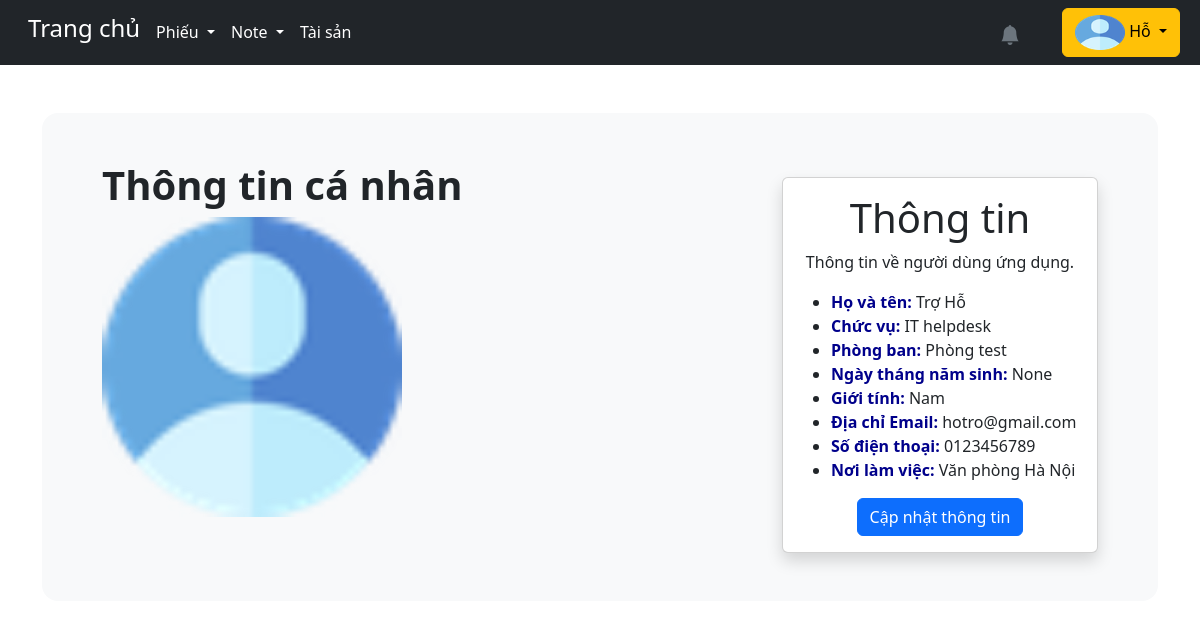
The page /accounts/view_profile/ (signed in) on the database its author committed.
### accounts/models.py (models this page shows, shortened)
class User(AbstractUser):
    is_customer = models.BooleanField(default=False)
    is_engineer = models.BooleanField(default=False)
    email = models.EmailField(unique=False)
    username = models.CharField(max_length=1000, unique=True)
    first_name = models.CharField(max_length=20, default='')
    last_name = models.CharField(max_length=100, default='')
    avatar = ProcessedImageField(upload_to=user_directory_path,
                                 processors=[ResizeToFill(500, 500)],
                                 format='PNG',  # Đổi từ JPEG sang PNG
                                 options={'quality': 90},
                                 default='avatars/avt.jpg',
                                 blank=True,
                                 null=True)
    avatar_small = ImageSpecField(source='avatar',
                                  processors=[ResizeToFill(100, 100)],
                                  format='PNG',
                                  options={'quality': 50})
    avatar_medium = ImageSpecField(source='avatar',
                                   processors=[ResizeToFill(500, 500)],
                                   format='PNG',
                                   options={'quality': 90})
    school = models.CharField(max_length=200, null=True)
    PLACES_CHOICES = (
        ('Ban lãnh đạo','Ban lãnh đạo'),
        ('Phòng mầm non 1', 'Phòng mầm non 1'),
        ('Phòng mầm non 2', 'Phòng mầm non 2'),
        ('Phòng mầm non 3', 'Phòng mầm non 3'),
        ('Phòng tiểu học', 'Phòng tiểu học'),
        ('Phòng hành chính', 'Phòng hành chính'),
        ('Ban kiểm soát', 'Ban kiểm soát'),
        ('Phòng kế toán', 'Phòng kế toán'),
        ('Phòng kinh doanh marketing', 'Phòng kinh doanh marketing'),
        ('Phòng nhân sự', 'Phòng nhân sự'),
        ('Học viện Enspire Láng Hạ','Học viện Enspire Láng Hạ'),
        ('Enspire Hải Phòng', 'Enspire Hải Phòng'),
        ('Phòng công nghệ', 'Phòng công nghệ'),
        ('Phòng R&D mầm non', 'Phòng R&D mầm non'),
    )
    work_place = models.CharField(max_length=50, default='', blank=True, null=True)
    date_of_birth = models.DateField(null=True, blank=True)
    phone_regex = RegexValidator (regex=r'^\+?1?\d{9,15}$', message="Lỗi, hãy nhập lại!")
    phone = models.CharField(validators=[phone_regex], max_length=10, blank=True)
    GENDER_CHOICES = (
        ('Nam', 'Male'),
        ('Nữ', 'Female'),
        ('Khác', 'Other'),
    )
    gender = models.CharField(max_length=4, choices=GENDER_CHOICES, blank=True, null=True)
    title = models.CharField(max_length=1000, default='')

### accounts/views.py (the view, shortened to what this page needs)
# urls.py: path('view_profile/', views.view_profile, name='view_profile'),
@login_required
def view_profile(request):
    user = request.user
    return render(request, 'accounts/view_profile.html', {'user': user})

### templates/accounts/view_profile.html (shortened to what this page needs)
{% extends "base.html" %}
{% load static %}
{% load widget_tweaks %}
{% block content %}
<link href="{% static 'css/lightbox.min.css' %}" rel="stylesheet" />
    <div id="content" style="display:none;">
<div class="container-fluid">
    <div class="row p-5 mb-4 bg-light rounded-4">
        <div class="col-md-8">
            <div class="py-8">
                <h1 class="display-6 fw-bold">Thông tin cá nhân</h1>
            </div>
<div class = 'col-md-6'>
            <p>
		<a href="{% if user.avatar_medium %}{{ user.avatar_medium.url }}{% else %}{% static 'media/avatars/avt.jpg' %}{% endif %}" data-lightbox="profile-image" data-title="{{user.last_name}} {{user.first_name}}">
                <img src="{% if user.avatar_medium %}{{ user.avatar_medium.url }}{% else %}{% static 'media/avatars/avt.jpg' %}{% endif %}" class="profile-image img-fluid" alt="avatar"></a>
	   </p>
</div>
        </div>
        <div class="col-md-4 col-sm-12 order-md-1 order-12">
            <div class="card shadow">
                <div class="card-body">
                    <div class="py-6">
                        <center><h2 class="display-6">Thông tin</h2>
                        <p>Thông tin về người dùng ứng dụng.</p></center>
                        <ul class="icon-list">
                            <li><b><a style="color:darkblue;">Họ và tên:</a></b> {{user.last_name}} {{user.first_name}}</li>
                            <li><b><a style="color:darkblue;">Chức vụ:</a></b> {{user.title}}</li>
                            <li><b><a style="color:darkblue;">Phòng ban:</a></b> {{user.work_place}}</li>
                            <li><b><a style="color:darkblue;">Ngày tháng năm sinh:</a></b> {{user.date_of_birth}}</li>
                            <li><b><a style="color:darkblue;">Giới tính:</a></b> {{user.gender}}</li>
                            <li><b><a style="color:darkblue;">Địa chỉ Email:</a></b> {{user.email}}</li>
                            <li><b><a style="color:darkblue;">Số điện thoại:</a></b> {{user.phone}}</li>
                            <li><b><a style="color:darkblue;">Nơi làm việc:</a></b> {{user.school}}</li>
                        </ul>
                        <center><a class="btn btn-primary" href="{% url 'update_profile' %}">Cập nhật thông tin</a></center>
                    </div>
                </div>
            </div>
        </div>
    </div>
</div>
{% endblock content %}

### templates/base.html (shortened to what this page needs)
<!DOCTYPE html>
<html lang="vi">
{% load static %}
{% load widget_tweaks %}
<head>
{% load bootstrap_icons %}
<link rel="stylesheet" href="https://cdn.jsdelivr.net/npm/bootstrap-icons@1.2.1/font/bootstrap-icons.css">
<link rel="stylesheet" href="{% static 'bootstrap_icons/css/bootstrap_icons.css' %}">
<link href="https://cdn.jsdelivr.net/npm/bootstrap@5.3.2/dist/css/bootstrap.min.css" rel="stylesheet">
<link rel="stylesheet" type="text/css" href="https://cdnjs.cloudflare.com/ajax/libs/toastr.js/latest/css/toastr.min.css">
</head>
<body>
    <nav class="navbar navbar-expand-lg navbar-dark sticky-top bg-dark">
	<div class=" d-flex align-items-left">
        <div class="container-fluid">
	<div class="d-flex align-items-center">
            <div class="collapse navbar-collapse" id="navbarSupportedContent">
                {% if request.user.is_customer %}
		&emsp;<strong><h4><a class="nav-link active" aria-current="page" href="/" style="color: white;">Trang chủ</a></h4></strong>
                &emsp;<div class="nav-item dropdown"><a class="nav-link active dropdown-toggle" href="#" id="navbarDropdown" role="button"
                    data-bs-toggle="dropdown" aria-expanded="false" style="color: white;">
                        Phiếu
                    </a>
                    <ul class="dropdown-menu" aria-labelledby="navbarDropdown">
                        <li><a class="btn dropdown-item" href="{% url 'create_ticket' %}">Tạo phiếu</a></li>
                        <li><a class="btn dropdown-item" href="{% url 'customer_active_tickets' %}">Phiếu chờ xử lý</a></li>
                        <li><a class="btn dropdown-item" href="{% url 'customer_resolved_tickets' %}">Phiếu đã xử lý</a></li>
                        <li><a class="btn dropdown-item" href="{% url 'customer_view_tickets' %}">Tất cả phiếu</a></li>
                    </ul>
                    </div>
                    {% elif request.user.is_engineer %}
		    &emsp;<strong><h4><a class="nav-link active" aria-current="page" href="/" style="color: white;">Trang chủ</a></h4></strong>
                    &emsp;<div class="nav-item dropdown"><a class="nav-link active dropdown-toggle" href="#" id="navbarDropdown" role="button"
                        data-bs-toggle="dropdown" aria-expanded="false" style="color: white;">
                            Phiếu
                        </a>
                        </div>
                    {% endif %}
                 &emsp;<div class="nav-item dropdown"><a class="nav-link active dropdown-toggle" href="#" id="navbarDropdown" role="button"
                    data-bs-toggle="dropdown" aria-expanded="false" style="color: white;">
                        Note
                    </a>
                </div>
                 &emsp;<a class="nav-link active" aria-current="page" href="{% url 'view_department' %}" style="color: white;">Tài sản</a>
            </div>
        </div>
</div>
</div>
                <div class="ms-auto d-flex align-items-center" style="margin-right: 15px;">
                    <div id="notification-container">
                        <button class="btn btn-warning position-relative" id="bellIcon" onclick="toggleNotificationDropdown(event)" style="background: none; border: none; color: #6c757d; padding: 8px 12px;">
                            <i class="bi bi-bell-fill fs-5"></i>
                        </button>
                    </div>
                </div>
                    <button type="button" class="btn btn-warning dropdown-toggle text-wrap-button" style='max-width:150px; max-height: 50px; margin-right: 20px;' data-bs-toggle="dropdown" data-bs-display="static" aria-expanded="false">
                            <img src="{% if request.user.avatar %}{{ request.user.avatar.url }}{% else %}{% static 'media/avatars/avt.jpg' %}{% endif %}" class="avatar" alt="avatar">
                            <span class="user-name">{{request.user.first_name}}</span>
                        </button>
    </nav>
<div class="container mt-5">
    {% block content %}
    {% endblock content %}
</div>
</body>
</html>

### templates/base.html (style rules this page uses)
html, body { height: 100%; background-image: url('/static/media/pexels-eberhard-grossgasteiger-2310713.jpg'); background-size:cover ; background-position: relative; background-repeat:repeat; height: fit-content; margin-bottom: auto; }
.avatar { max-width: 50px; max-height: 35px; width: 50px; height: 35px; border-radius: 10%; }
#notification-container { display: block; margin-top: 5px; }
#notification-container { position: relative; margin-right: 15px; }
.navbar-collapse { display: flex; justify-content: space-between; align-items: center; }

### templates/accounts/view_profile.html (style rules this page uses)
html, body { height: 100%; width: 100%; margin: 0; padding: 0; overflow: hidden; background-image: url('/static/media/pexels-eberhard-grossgasteiger-2310713.jpg'); background-size: cover; background-position: relative; background-repeat: repeat; height: fit-content; }
.avatar { max-width: 50px; max-height: 35px; width: 50px; height: 35px; border-radius: 10%; }
.profile-image { width: 300px; height: 300px; border-radius: 10%; display: block; }

### rows shown on the page
User: avatar (picture), user.first_name "Hỗ", last_name "Trợ", first_name "Hỗ", title "IT helpdesk", work_place "Phòng test", date_of_birth "None", gender "Nam", email "hotro@gmail.com", phone "0123456789", school "Văn phòng Hà Nội"
